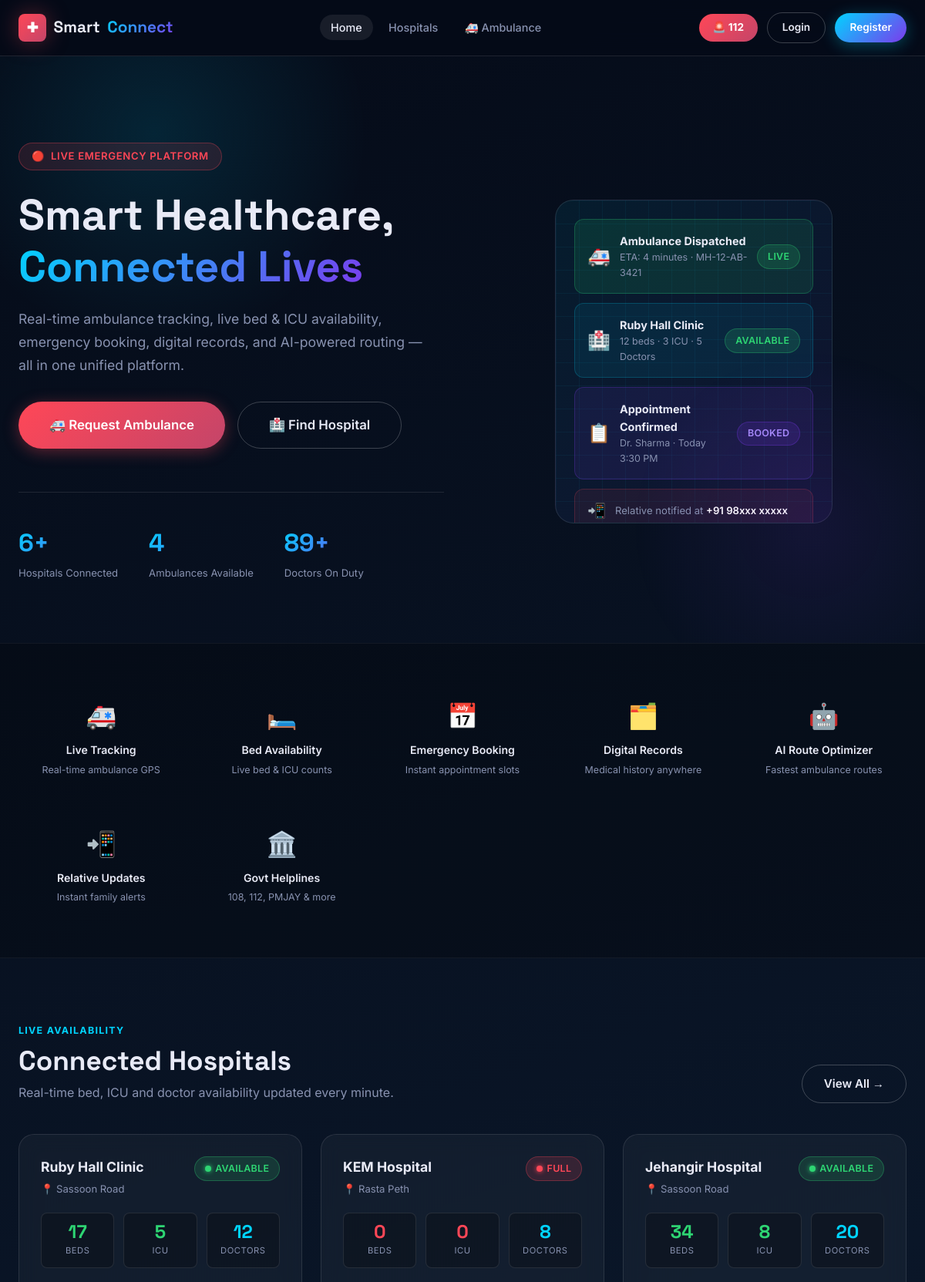
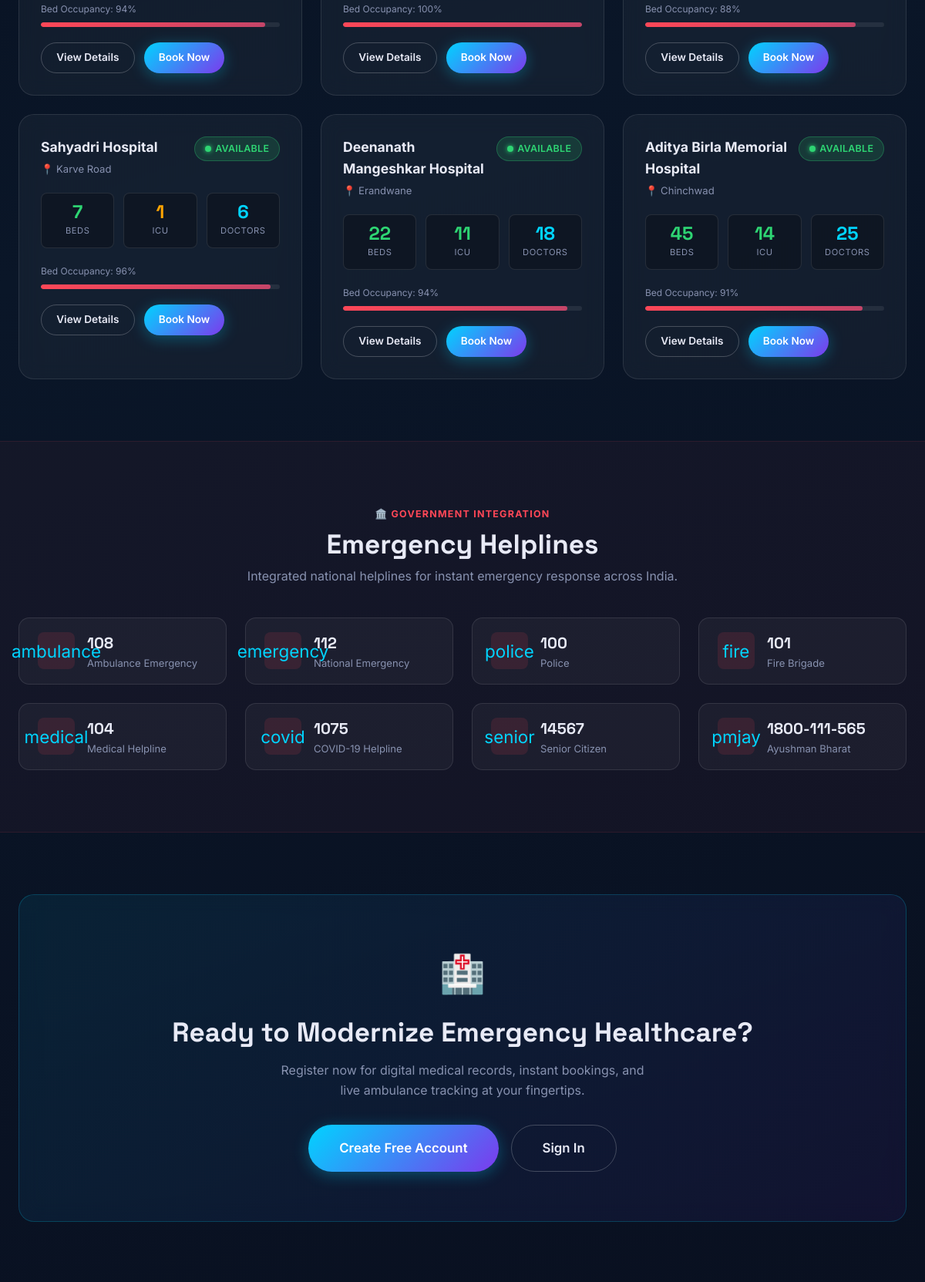
The page / (upper part) on the database its author committed (2 pictures, top to bottom).
### core/models.py (models this page shows, shortened)
class Hospital(models.Model):
    name = models.CharField(max_length=200)
    address = models.TextField()
    city = models.CharField(max_length=100)
    phone = models.CharField(max_length=20)
    email = models.EmailField(blank=True)
    latitude = models.DecimalField(max_digits=9, decimal_places=6, default=0)
    longitude = models.DecimalField(max_digits=9, decimal_places=6, default=0)
    emergency_contact = models.CharField(max_length=20, blank=True)
    is_active = models.BooleanField(default=True)
    image = models.ImageField(upload_to='hospitals/', blank=True, null=True)
    created_at = models.DateTimeField(auto_now_add=True)
    def availability_status(self):
        try:
            r = self.resource
            if r.available_beds > 5:
                return 'high'
            elif r.available_beds > 0:
                return 'low'
            else:
                return 'full'
        except Resource.DoesNotExist:
            return 'unknown'

class Resource(models.Model):
    hospital = models.OneToOneField(Hospital, on_delete=models.CASCADE, related_name='resource')
    total_beds = models.IntegerField(default=0)
    available_beds = models.IntegerField(default=0)
    total_icu = models.IntegerField(default=0)
    available_icu = models.IntegerField(default=0)
    total_doctors = models.IntegerField(default=0)
    available_doctors = models.IntegerField(default=0)
    ventilators_available = models.IntegerField(default=0)
    operation_theaters = models.IntegerField(default=0)
    updated_at = models.DateTimeField(auto_now=True)
    def bed_occupancy_pct(self):
        if self.total_beds == 0:
            return 0
        return round(((self.total_beds - self.available_beds) / self.total_beds) * 100)

class GovernmentHelpline(models.Model):
    name = models.CharField(max_length=200)
    number = models.CharField(max_length=20)
    description = models.TextField()
    icon = models.CharField(max_length=50, default='phone')
    category = models.CharField(max_length=50, default='emergency')
    is_active = models.BooleanField(default=True)

### core/views.py (the view)
# urls.py: path('', views.home, name='home'),
def home(request):
    hospitals = Hospital.objects.filter(is_active=True).prefetch_related('resource')[:6]
    helplines = GovernmentHelpline.objects.filter(is_active=True)
    available_ambulances = Ambulance.objects.filter(status='available').count()
    stats = {
        'hospitals': Hospital.objects.filter(is_active=True).count(),
        'ambulances': available_ambulances,
        'doctors': sum(h.resource.available_doctors for h in hospitals if hasattr(h, 'resource')),
    }
    context = {
        'hospitals': hospitals,
        'helplines': helplines,
        'stats': stats,
        'page': 'home',
    }
    return render(request, 'core/home.html', context)

### templates/core/home.html (shortened to what this page needs)
{% extends 'base.html' %}
{% load static %}
{% block content %}
<section class="hero">
  <div class="container">
    <div style="display:grid;grid-template-columns:1fr 1fr;gap:3rem;align-items:center;">
      <div class="hero-content fade-in">
        <div class="hero-badge">
          <span>🔴</span> Live Emergency Platform
        </div>
        <h1>Smart Healthcare,<br><span class="text-gradient">Connected Lives</span></h1>
        <p class="hero-tagline">Real-time ambulance tracking, live bed &amp; ICU availability, emergency booking, digital records, and AI-powered routing — all in one unified platform.</p>
        <div class="hero-actions">
          <a href="{% url 'ambulance' %}" class="btn btn-emergency btn-lg" id="hero-ambulance">🚑 Request Ambulance</a>
          <a href="{% url 'hospitals' %}" class="btn btn-outline btn-lg" id="hero-hospitals">🏥 Find Hospital</a>
        </div>
        <div class="hero-stats">
          <div>
            <div class="hero-stat-num">{{ stats.hospitals }}+</div>
            <div class="hero-stat-label">Hospitals Connected</div>
          </div>
          <div>
            <div class="hero-stat-num">{{ stats.ambulances }}</div>
            <div class="hero-stat-label">Ambulances Available</div>
          </div>
          <div>
            <div class="hero-stat-num">{{ stats.doctors }}+</div>
            <div class="hero-stat-label">Doctors On Duty</div>
          </div>
        </div>
      </div>
      <div style="position:relative;display:flex;justify-content:center;" class="fade-in">
        <div style="width:360px;height:420px;background:linear-gradient(135deg,rgba(0,212,255,0.08),rgba(124,58,237,0.08));border-radius:24px;border:1px solid rgba(255,255,255,0.1);padding:1.5rem;backdrop-filter:blur(10px);position:relative;overflow:hidden">
          <div style="position:absolute;top:0;left:0;right:0;bottom:0;background-image:linear-gradient(rgba(0,212,255,0.05) 1px,transparent 1px),linear-gradient(90deg,rgba(0,212,255,0.05) 1px,transparent 1px);background-size:30px 30px;"></div>
          <div style="position:relative;z-index:2;display:flex;flex-direction:column;gap:.75rem;">
            <div style="background:rgba(46,213,115,0.12);border:1px solid rgba(46,213,115,0.25);border-radius:12px;padding:1rem;display:flex;align-items:center;gap:.75rem;">
              <span style="font-size:1.5rem">🚑</span>
              <div><div style="font-weight:700;font-size:.9rem">Ambulance Dispatched</div><div style="font-size:.78rem;color:#8892b0">ETA: 4 minutes · MH-12-AB-3421</div></div>
              <span class="badge badge-green" style="margin-left:auto">Live</span>
            </div>
            <div style="background:rgba(0,212,255,0.08);border:1px solid rgba(0,212,255,0.2);border-radius:12px;padding:1rem;display:flex;align-items:center;gap:.75rem;">
              <span style="font-size:1.5rem">🏥</span>
              <div><div style="font-weight:700;font-size:.9rem">Ruby Hall Clinic</div><div style="font-size:.78rem;color:#8892b0">12 beds · 3 ICU · 5 Doctors</div></div>
              <span class="badge badge-green" style="margin-left:auto">Available</span>
            </div>
            <div style="background:rgba(124,58,237,0.1);border:1px solid rgba(124,58,237,0.25);border-radius:12px;padding:1rem;display:flex;align-items:center;gap:.75rem;">
              <span style="font-size:1.5rem">📋</span>
              <div><div style="font-weight:700;font-size:.9rem">Appointment Confirmed</div><div style="font-size:.78rem;color:#8892b0">Dr. Sharma · Today 3:30 PM</div></div>
              <span class="badge badge-purple" style="margin-left:auto">Booked</span>
            </div>
            <div style="background:rgba(255,71,87,0.08);border:1px solid rgba(255,71,87,0.2);border-radius:12px;padding:.75rem 1rem;display:flex;align-items:center;gap:.75rem;">
              <span style="font-size:1.2rem">📲</span>
              <div style="font-size:.82rem;color:#8892b0">Relative notified at <span style="color:#fff;font-weight:600">+91 98xxx xxxxx</span></div>
            </div>
          </div>
        </div>
      </div>
    </div>
  </div>
</section>
<section class="section-sm" style="background:rgba(0,0,0,0.25);border-top:1px solid rgba(255,255,255,0.05);border-bottom:1px solid rgba(255,255,255,0.05)">
  <div class="container">
    <div style="display:grid;grid-template-columns:repeat(auto-fill,minmax(180px,1fr));gap:1.25rem;">
      {% for feature in features %}
      <div style="text-align:center;padding:1.25rem .75rem;">
        <div style="font-size:2rem;margin-bottom:.5rem">{{ feature.icon }}</div>
        <div style="font-size:.88rem;font-weight:600;margin-bottom:.25rem">{{ feature.title }}</div>
        <div style="font-size:.78rem;color:#8892b0">{{ feature.desc }}</div>
      </div>
      {% empty %}
      <div style="text-align:center;padding:1.25rem .75rem;"><div style="font-size:2rem;margin-bottom:.5rem">🚑</div><div style="font-size:.88rem;font-weight:600;margin-bottom:.25rem">Live Tracking</div><div style="font-size:.78rem;color:#8892b0">Real-time ambulance GPS</div></div>
      <div style="text-align:center;padding:1.25rem .75rem;"><div style="font-size:2rem;margin-bottom:.5rem">🛏️</div><div style="font-size:.88rem;font-weight:600;margin-bottom:.25rem">Bed Availability</div><div style="font-size:.78rem;color:#8892b0">Live bed & ICU counts</div></div>
      <div style="text-align:center;padding:1.25rem .75rem;"><div style="font-size:2rem;margin-bottom:.5rem">📅</div><div style="font-size:.88rem;font-weight:600;margin-bottom:.25rem">Emergency Booking</div><div style="font-size:.78rem;color:#8892b0">Instant appointment slots</div></div>
      <div style="text-align:center;padding:1.25rem .75rem;"><div style="font-size:2rem;margin-bottom:.5rem">🗂️</div><div style="font-size:.88rem;font-weight:600;margin-bottom:.25rem">Digital Records</div><div style="font-size:.78rem;color:#8892b0">Medical history anywhere</div></div>
      <div style="text-align:center;padding:1.25rem .75rem;"><div style="font-size:2rem;margin-bottom:.5rem">🤖</div><div style="font-size:.88rem;font-weight:600;margin-bottom:.25rem">AI Route Optimizer</div><div style="font-size:.78rem;color:#8892b0">Fastest ambulance routes</div></div>
      <div style="text-align:center;padding:1.25rem .75rem;"><div style="font-size:2rem;margin-bottom:.5rem">📲</div><div style="font-size:.88rem;font-weight:600;margin-bottom:.25rem">Relative Updates</div><div style="font-size:.78rem;color:#8892b0">Instant family alerts</div></div>
      <div style="text-align:center;padding:1.25rem .75rem;"><div style="font-size:2rem;margin-bottom:.5rem">🏛️</div><div style="font-size:.88rem;font-weight:600;margin-bottom:.25rem">Govt Helplines</div><div style="font-size:.78rem;color:#8892b0">108, 112, PMJAY & more</div></div>
      {% endfor %}
    </div>
  </div>
</section>
<section class="section">
  <div class="container">
    <div class="section-header flex-between" style="display:flex;align-items:flex-end;justify-content:space-between;">
      <div>
        <span class="section-label">Live Availability</span>
        <h2 class="section-title">Connected Hospitals</h2>
        <p class="section-sub">Real-time bed, ICU and doctor availability updated every minute.</p>
      </div>
      <a href="{% url 'hospitals' %}" class="btn btn-outline" id="hospitals-all">View All →</a>
    </div>
    <div class="grid grid-auto">
      {% for hospital in hospitals %}
      <div class="card hospital-card fade-in">
        <div class="hospital-card-header">
          <div>
            <div class="hospital-name">{{ hospital.name }}</div>
            <div class="hospital-address">📍 {{ hospital.address }}</div>
          </div>
          {% if hospital.availability_status == 'high' %}
            <span class="badge badge-green"><span class="dot dot-green"></span>Available</span>
          {% elif hospital.availability_status == 'low' %}
            <span class="badge badge-orange"><span class="dot dot-orange"></span>Limited</span>
          {% else %}
            <span class="badge badge-red"><span class="dot dot-red"></span>Full</span>
          {% endif %}
        </div>
        {% if hospital.resource %}
        <div class="resource-grid">
          <div class="resource-item">
            <div class="resource-num {% if hospital.resource.available_beds > 5 %}green{% elif hospital.resource.available_beds > 0 %}orange{% else %}red{% endif %}">{{ hospital.resource.available_beds }}</div>
            <div class="resource-label">Beds</div>
          </div>
          <div class="resource-item">
            <div class="resource-num {% if hospital.resource.available_icu > 2 %}green{% elif hospital.resource.available_icu > 0 %}orange{% else %}red{% endif %}">{{ hospital.resource.available_icu }}</div>
            <div class="resource-label">ICU</div>
          </div>
          <div class="resource-item">
            <div class="resource-num blue">{{ hospital.resource.available_doctors }}</div>
            <div class="resource-label">Doctors</div>
          </div>
        </div>
        <div style="font-size:.75rem;color:#8892b0;margin-bottom:.25rem">Bed Occupancy: {{ hospital.resource.bed_occupancy_pct }}%</div>
        <div class="progress-bar">
          <div class="progress-fill {% if hospital.resource.bed_occupancy_pct < 60 %}green{% elif hospital.resource.bed_occupancy_pct < 85 %}orange{% else %}red{% endif %}" style="width:{{ hospital.resource.bed_occupancy_pct }}%"></div>
        </div>
        {% endif %}
        <div style="display:flex;gap:.75rem;margin-top:1.25rem">
          <a href="{% url 'hospital_detail' hospital.pk %}" class="btn btn-outline btn-sm" id="view-hospital-{{ hospital.pk }}">View Details</a>
          <a href="{% url 'book_appointment' %}?hospital={{ hospital.pk }}" class="btn btn-primary btn-sm" id="book-hospital-{{ hospital.pk }}">Book Now</a>
        </div>
      </div>
      {% empty %}
      <div class="card" style="grid-column:1/-1;text-align:center;color:#8892b0;">No hospitals found. <a href="/admin/" style="color:var(--clr-primary)">Add data via Admin →</a></div>
      {% endfor %}
    </div>
  </div>
</section>
<section class="section" style="background:rgba(255,71,87,0.04);border-top:1px solid rgba(255,71,87,0.1);border-bottom:1px solid rgba(255,71,87,0.1)">
  <div class="container">
    <div class="section-header" style="text-align:center;margin-bottom:2.5rem">
      <span class="section-label" style="color:var(--clr-accent-red)">🏛️ Government Integration</span>
      <h2 class="section-title">Emergency Helplines</h2>
      <p class="section-sub" style="margin:0 auto;text-align:center">Integrated national helplines for instant emergency response across India.</p>
    </div>
    <div class="grid grid-4">
      {% for helpline in helplines %}
      <a href="tel:{{ helpline.number }}" class="helpline-card" id="helpline-{{ helpline.pk }}">
        <div class="helpline-icon" style="background:rgba(255,71,87,0.12)">{{ helpline.icon }}</div>
        <div>
          <div class="helpline-num">{{ helpline.number }}</div>
          <div class="helpline-name">{{ helpline.name }}</div>
        </div>
      </a>
      {% endfor %}
    </div>
  </div>
</section>
<section class="section">
  <div class="container">
    <div class="card" style="text-align:center;padding:4rem 2rem;background:linear-gradient(135deg,rgba(0,212,255,0.08),rgba(124,58,237,0.08));border-color:rgba(0,212,255,0.2)">
      <span style="font-size:3rem;display:block;margin-bottom:1rem">🏥</span>
      <h2>Ready to Modernize Emergency Healthcare?</h2>
      <p style="max-width:480px;margin:1rem auto 2rem">Register now for digital medical records, instant bookings, and live ambulance tracking at your fingertips.</p>
      <div style="display:flex;gap:1rem;justify-content:center;flex-wrap:wrap">
        {% if user.is_authenticated %}
        <a href="{% url 'dashboard' %}" class="btn btn-primary btn-lg" id="cta-dashboard">Go to Dashboard</a>
        {% else %}
        <a href="{% url 'register' %}" class="btn btn-primary btn-lg" id="cta-register">Create Free Account</a>
        <a href="{% url 'login' %}" class="btn btn-outline btn-lg" id="cta-login">Sign In</a>
        {% endif %}
      </div>
    </div>
  </div>
</section>
{% endblock %}

### rows shown on the page
Hospital: name "Ruby Hall Clinic", address "Sassoon Road", shows "AVAILABLE", resource.available_beds "17", resource.available_icu "5", resource.available_doctors "12", resource.bed_occupancy_pct "94"
Hospital: name "KEM Hospital", address "Rasta Peth", shows "FULL", resource.available_beds "0", resource.available_icu "0", resource.available_doctors "8", resource.bed_occupancy_pct "100"
Hospital: name "Jehangir Hospital", address "Sassoon Road", shows "AVAILABLE", resource.available_beds "34", resource.available_icu "8", resource.available_doctors "20", resource.bed_occupancy_pct "88"
Hospital: name "Sahyadri Hospital", address "Karve Road", shows "AVAILABLE", resource.available_beds "7", resource.available_icu "1", resource.available_doctors "6", resource.bed_occupancy_pct "96"
Hospital: name "Deenanath Mangeshkar Hospital", address "Erandwane", shows "AVAILABLE", resource.available_beds "22", resource.available_icu "11", resource.available_doctors "18", resource.bed_occupancy_pct "94"
Hospital: name "Aditya Birla Memorial Hospital", address "Chinchwad", shows "AVAILABLE", resource.available_beds "45", resource.available_icu "14", resource.available_doctors "25", resource.bed_occupancy_pct "91"
GovernmentHelpline: icon "ambulance", number "108", name "Ambulance Emergency"
GovernmentHelpline: icon "emergency", number "112", name "National Emergency"
GovernmentHelpline: icon "police", number "100", name "Police"
GovernmentHelpline: icon "fire", number "101", name "Fire Brigade"
GovernmentHelpline: icon "medical", number "104", name "Medical Helpline"
GovernmentHelpline: icon "covid", number "1075", name "COVID-19 Helpline"
GovernmentHelpline: icon "senior", number "14567", name "Senior Citizen"
GovernmentHelpline: icon "pmjay", number "1800-111-565", name "Ayushman Bharat"

### other values the page prints
{{ stats.hospitals }} "6"
{{ stats.ambulances }} "4"
{{ stats.doctors }} "89"
